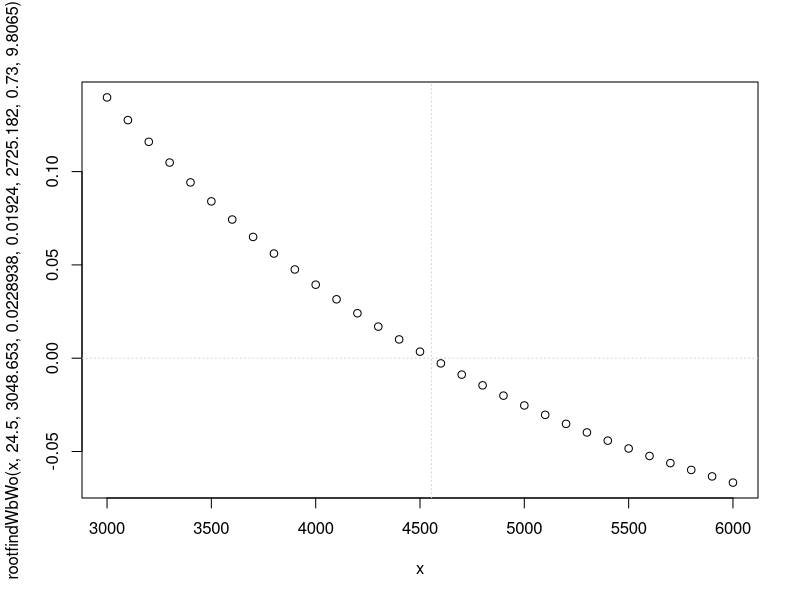

Source code (R): (Note: this script raises an error after producing the figure.)
#----------------------------
#--- Sizing Iterations
#============================

# rootfindWbWo <- function(Mb, Sref, qinf, Cd0cor, K, Mnobatt, Etatotal, g_sl) {
#   WStemp = ((Mb + Mnobatt) * g_sl)/Sref
#   WbW0 = (qinf * Cd0cor/WStemp + K/qinf * WStemp) * g_sl* 1.1 / Etatotal - Mb/(Mb + Mnobatt)
#   return(WbW0)
# }

rootfindWbWo <- function(Mb, Sref, qinf, Cd0cor, K, Mnobatt, Etatotal, g_sl) {
  WbW0 = (qinf * Cd0cor/(((Mb + Mnobatt) * g_sl)/Sref) + K/qinf * (((Mb + Mnobatt) * g_sl)/Sref)) * g_sl* 1.1 / Etatotal - Mb/(Mb + Mnobatt)
}

x = seq(3000, 6000, by = 100)
plot(x, rootfindWbWo(x, 24.5, 3048.653, 0.0228938,  0.01924, 2725.182, 0.73, 9.8065))
abline(h = 0, v = 4555.185, col = "lightgray", lty = 3)

ModifiedSecant(function(Mb) {
  rootfindWbWo(Mb, 24.5, 3048.653, 0.0228938,  0.01924, 2725.182, 0.73, 9.8065)},
  1000, 0.001, 0.001)


# Mass breakdown
mass_breakdown <- data.frame(
  wing = 566.1,
  htail = 18.8,
  vtail = 8.1,
  fuselage = 279,
  mainlg = 263,
  noselg = 59,
  engines = 180,
  batteries = 3575,
  payload = 720,
  controls = 122,
  hydraulics = 22.68,
  avionics = 50.4,
  airconn = 118,
  furnishing = 306
)

# Surface areas
Sref_breakdown <- data.frame(
    wing = 24.5,
    htail = 2.412,
    vtail = 1.11
  ) %>%
  mutate(
    hratio = htail/wing,
    vratio = vtail/wing,
    wingdens = mass_breakdown$wing/wing,
    htaildens = mass_breakdown$htail/htail,
    vtaildens = mass_breakdown$vtail/vtail)

# Mass summaries
mass_summary <- data.frame(
  MTOM = sum(mass_breakdown),
  fixed = sum(select(mass_breakdown, -wing, -htail, -vtail, -engines, -batteries, -payload)),
  payload = mass_breakdown$payload,
  wing = mass_breakdown$wing,
  tail = sum(select(mass_breakdown, htail, vtail)),
  batteries = mass_breakdown$batteries,
  engines = mass_breakdown$engines
)

# Vary the wing surface areas
varSrefwing <- seq(20, 40, by = 1)
# varSrefwing = 25
wingsurf <- data.frame(
    wingref = varSrefwing,
    Cfe = 0.0040, ## NOT 0.0045, adjusted to meed our 0.0191!!
    Swetfixed = 70) %>%
  mutate(
    htailref = wingref * Sref_breakdown$hratio,
    vtailref = wingref * Sref_breakdown$vratio,
    Swet = Swetfixed + (wingref + htailref + vtailref) * 2, # minus some interference
    Sref = wingref,
    SwetSref = Swet / Sref,
    Cd0cor = SwetSref * Cfe
    )

# Combine with inp parameters to find the weight and drag
wingopt <- cbind(inp, wingsurf) %>%
  select(-S) %>%
  mutate(h = AltCruise) %>%
  StandardAtomsphere(.) %>%
  mutate(
    Vinf = Mach * a,
    qinf = 1/2 * rho * Vinf^2,
    Mnobatt = 
      wingref * Sref_breakdown$wingdens + 
      htailref * Sref_breakdown$htaildens + 
      vtailref * Sref_breakdown$vtaildens + 
      mass_summary$fixed + 
      mass_summary$payload + 
      mass_summary$engines
  ) %>%
  rowwise() %>%
  do(data.frame(., Mbatt = ModifiedSecant(function(Mb) {
    rootfindWbWo(Mb, .$Sref, .$qinf, .$Cd0cor, .$K, .$Mnobatt, .$Etatotal, .$g_sl)},
    3000, 0.001, 0.001))) %>%
  ungroup() %>%
  mutate(WbW0 = (Mbatt)/(Mbatt + Mnobatt),
         MTOW = (Mbatt + Mnobatt)*g_sl,
         WS = (Mbatt + Mnobatt)/Sref * g_sl) %>%
  data.frame(.)

# Double check the solution
wingopt <- wingopt %>%
  mutate(
    WbW0_check = (qinf  * Cd0cor / WS + K / qinf * WS ) * 1.1 * g_sl / Etatotal,
    WbW0Cd0_check = (qinf  * Cd0cor / WS) * 1.1 * g_sl / Etatotal,
    WbW0K_check = (K / qinf * WS ) * 1.1 * g_sl / Etatotal,
    LHS_check = (qinf * Cd0cor/(WS) + K/qinf * (WS)) * g_sl* 1.1 / Etatotal,
    RHS_check = Mbatt/(Mbatt + Mnobatt)
  )




sampleplot <- select(wingopt, Sref, SwetSref, Cd0cor, MTOW, Swet, WS, WbW0) %>%
  gather(key = name, value = value, - Sref)

ggplot(data = sampleplot) +
  geom_line(aes(x = Sref, y = value)) +
  facet_wrap(~name, scales = "free_y")

ggplot(data = wingopt) +
  geom_line(aes(x = WS, y = WbW0))

ggplot(data = wingopt, aes(x = WS)) +
  geom_line(aes(y = WbW0_check)) + 
  geom_line(aes(y = WbW0Cd0_check), linetype = 2) +
  geom_line(aes(y = WbW0K_check), linetype = 2) +
  ggtitle("Variable Cd0")
